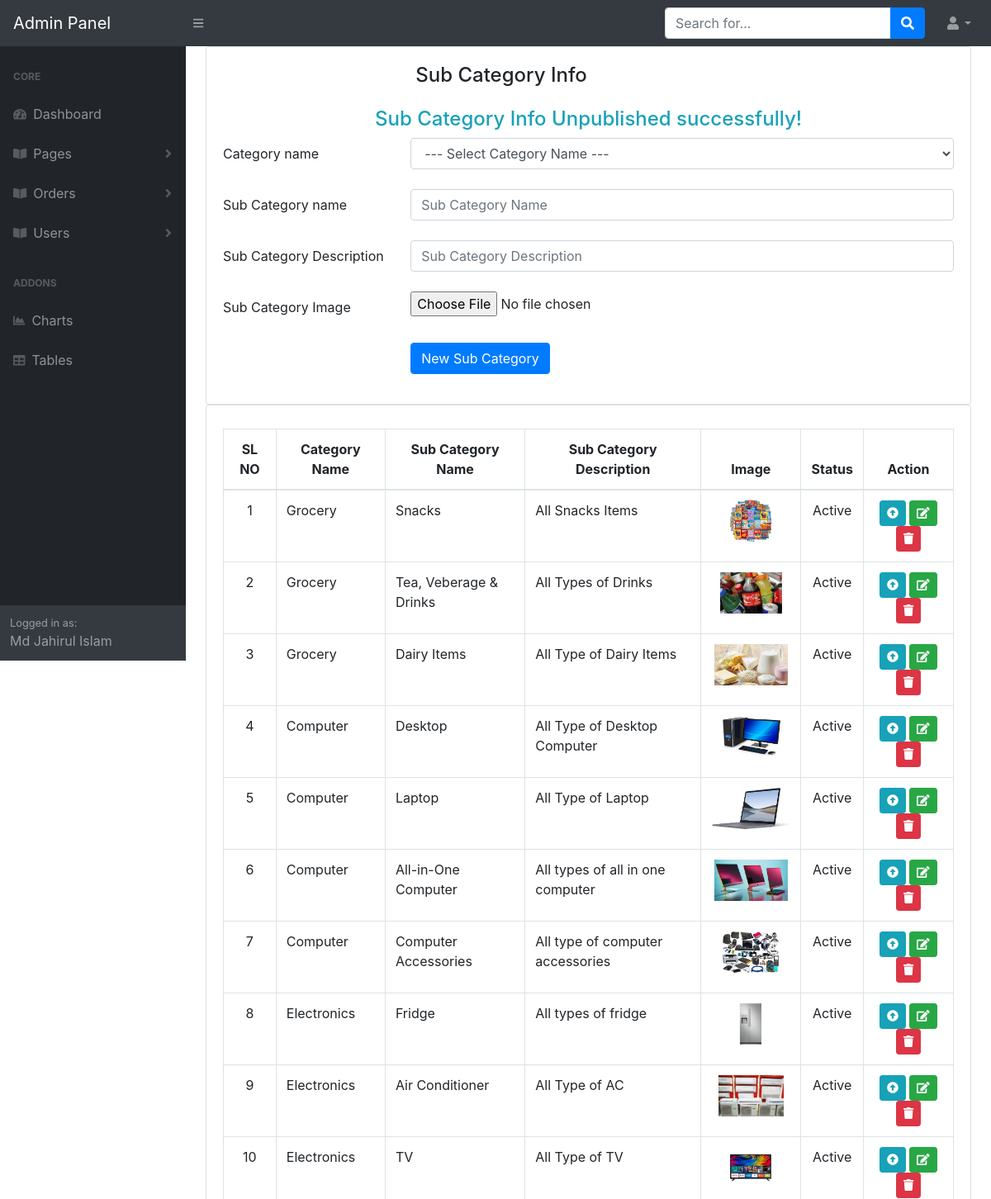
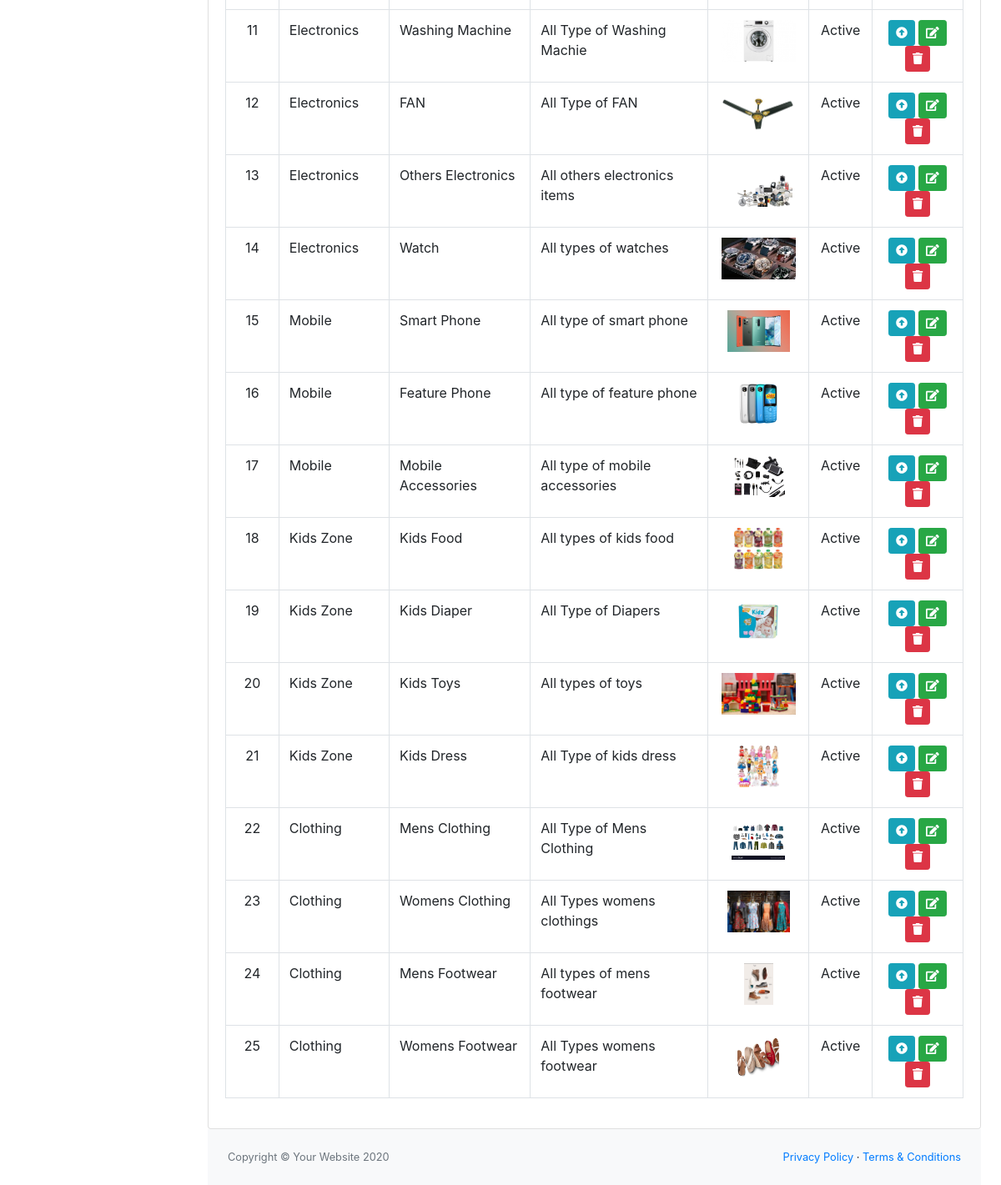
The app's page /admin/add-sub-category.php?status=unpublish&&id=3 (signed in) with its own data (2 pictures, top to bottom).
### tables this page shows
CREATE TABLE `sub_category` (
  `sub_category_id` int(11) NOT NULL,
  `category_id` int(11) NOT NULL,
  `sub_category_name` varchar(255) NOT NULL,
  `sub_category_description` varchar(255) NOT NULL,
  `sub_category_image` varchar(255) NOT NULL,
  `sub_category_is_active` tinyint(1) NOT NULL
);

CREATE TABLE `category` (
  `category_id` int(11) NOT NULL,
  `category_name` varchar(255) NOT NULL,
  `category_description` varchar(255) NOT NULL,
  `category_image` varchar(255) NOT NULL,
  `category_is_active` tinyint(1) NOT NULL DEFAULT 0
);

### app/classes/SubCategory.php (called while the page is built, shortened)
<?php
class SubCategory
{
    public function allSubCategory(){
        $link = Database::db_connect();
        $sql = "SELECT * FROM sub_category LEFT JOIN category ON (sub_category.category_id)=(category.category_id) ORDER BY category.category_id";
        if (mysqli_query($link, $sql)) {
            return mysqli_query($link,$sql);
        } else {
            die('Sub Category Query Problem ' . mysqli_error($link));
        }
    }
    public static function unPublishSubCategory($id){
        $link = Database::db_connect();
        $sql = "UPDATE sub_category SET sub_category_is_active=0 WHERE sub_category_id=$id";
        if (mysqli_query($link,$sql)){
            return 'Sub Category Info Unpublished successfully!';
        } else {
            die('Unpublish Sub Category query error : '.mysqli_error($link));
        }
    }
}

### admin/add-sub-category.php (the view, shortened to what this page needs)
<?php
include 'header_admin.php';
if (isset($_GET['status'])){
    if ($_GET['status']=='unpublish'){
        $message = SubCategory::unPublishSubCategory($_GET['id']);
    }
}
$subCategory = new SubCategory();
$subCategory = $subCategory->allSubCategory();
?>
<div id="layoutSidenav_content">
    <main>
        <div class="container-fluid">
            <div class="row">
                <div class="col-lg-12">
                    <div class="card">
                        <div class="card-body">
                            <h4 class="card-title mb-4 col-sm-9 offset-sm-3">Sub Category Info</h4>
                            <h4 class="text-center text-info"><?php echo $message; ?></h4>
                            <form action="" method="POST" enctype="multipart/form-data">
                                <div class="form-group row mb-4">
                                    <label for="category_name" class="col-sm-3 col-form-label">Category name</label>
                                    <div class="col-sm-9">
                                        <select id="category_name" class="form-control" name="category_id">
                                            <option disabled selected> --- Select Category Name ---</option>
                                        </select>
                                    </div>
                                </div>
                                <div class="form-group row mb-4">
                                    <label for="horizontal-firstname-input" class="col-sm-3 col-form-label">Sub Category
                                        name</label>
                                    <div class="col-sm-9">
                                        <input type="text" name="sub_category_name" class="form-control" id="horizontal-firstname-input" placeholder="Sub Category Name"/>
                                    </div>
                                </div>
                                <div class="form-group row mb-4">
                                    <label for="sub_category_description" class="col-sm-3 col-form-label">Sub Category
                                        Description</label>
                                    <div class="col-sm-9">
                                        <input type="text" id="sub_category_description" name="sub_category_description" class="form-control"  placeholder="Sub Category Description"/>
                                    </div>
                                </div>
                                <div class="form-group row mb-4">
                                    <label for="sub_category_image" class="col-sm-3 col-form-label">Sub Category
                                        Image</label>
                                    <div class="col-sm-9">
                                        <input type="file" name="sub_category_image" class="form-control-file" id="sub_category_image"/>
                                    </div>
                                </div>
                                <div class="form-group row justify-content-end">
                                    <div class="col-sm-9">
                                        <div>
                                            <button type="submit" name="submit" class="btn btn-primary w-md">New Sub Category</button>
                                        </div>
                                    </div>
                                </div>
                            </form>
                        </div>
                    </div>
                </div>
            </div>
            <div class="row">
                <div class="col-12">
                    <div class="card">
                        <div class="card-body">
                            <table id="category-datatable" class="table table-bordered dt-responsive nowrap"
                                   style="border-collapse: collapse; border-spacing: 0; width: 100%;">
                                <thead class="text-center">
                                <tr>
                                    <th>SL NO</th>
                                    <th>Category Name</th>
                                    <th>Sub Category Name</th>
                                    <th>Sub Category Description</th>
                                    <th>Image</th>
                                    <th>Status</th>
                                    <th>Action</th>
                                </tr>
                                </thead>
                                <tbody>
                                <?php if (mysqli_num_rows($subCategory)>0) {
                                    $ser_no = 0;
                                    while ($allSubCategoryInfo = mysqli_fetch_assoc($subCategory)){
                                        $ser_no += 1;
                                        ?>
                                        <tr>
                                            <td class="text-center"><?php echo $ser_no ?></td>
                                            <td><?php echo $allSubCategoryInfo['category_name']; ?></td>
                                            <td><?php echo $allSubCategoryInfo['sub_category_name']; ?></td>
                                            <td><?php echo $allSubCategoryInfo['sub_category_description']; ?></td>
                                            <td class="text-center"><img src="<?php echo $allSubCategoryInfo['sub_category_image']; ?>" id="" alt="" height="50"/></td>
                                            <td class="text-center"><?php if  ($allSubCategoryInfo['sub_category_is_active']==1) { echo 'Active'; } else { echo 'Inactive';} ?></td>
                                            <td class="text-center">
                                                <?php if  ($allSubCategoryInfo['sub_category_is_active']==1) { ?>
                                                    <a href="?status=unpublish&&id=<?php echo $allSubCategoryInfo['sub_category_id']; ?>" class="btn btn-sm btn-info sub-category-status"
                                                       id="" title="Published Sub Category">
                                                        <i id="" class="fas fa-arrow-alt-circle-up"></i>
                                                    </a>
                                                <?php } ?>
                                                <a href="" class="btn btn-sm btn-success edition"
                                                   id="" title="Edit Category" data-toggle="modal" data-id="<?php echo $allSubCategoryInfo['category_id']; ?>" data-target="#editModel">
                                                    <i class="fas fa-edit"></i>
                                                </a>
                                                <a href="?status=delete&&id=<?php echo $allSubCategoryInfo['sub_category_id']; ?>" class="btn btn-sm btn-danger delete-sub-category"
                                                   id="" title="Delete Sub Category">
                                                    <i class="fas fa-trash"></i>
                                                </a>
                                            </td>
                                        </tr>
                                    <?php } } ?>
                                </tbody>
                            </table>
                        </div>
                    </div>
                </div>
            </div>
            <?php
            include 'footer_admin.php';
            ?>

### records on screen
sub_category: category.category_name "Grocery", sub_category_name "Snacks", sub_category_description "All Snacks Items", sub_category_image (picture), sub_category_is_active "Active"
sub_category: category.category_name "Grocery", sub_category_name "Tea, Veberage & Drinks", sub_category_description "All Types of Drinks", sub_category_image (picture), sub_category_is_active "Active"
sub_category: category.category_name "Grocery", sub_category_name "Dairy Items", sub_category_description "All Type of Dairy Items", sub_category_image (picture), sub_category_is_active "Active"
sub_category: category.category_name "Computer", sub_category_name "Desktop", sub_category_description "All Type of Desktop Computer", sub_category_image (picture), sub_category_is_active "Active"
sub_category: category.category_name "Computer", sub_category_name "Laptop", sub_category_description "All Type of Laptop", sub_category_image (picture), sub_category_is_active "Active"
sub_category: category.category_name "Computer", sub_category_name "All-in-One Computer", sub_category_description "All types of all in one computer", sub_category_image (picture), sub_category_is_active "Active"
sub_category: category.category_name "Computer", sub_category_name "Computer Accessories", sub_category_description "All type of computer accessories", sub_category_image (picture), sub_category_is_active "Active"
sub_category: category.category_name "Electronics", sub_category_name "Fridge", sub_category_description "All types of fridge", sub_category_image (picture), sub_category_is_active "Active"
sub_category: category.category_name "Electronics", sub_category_name "Air Conditioner", sub_category_description "All Type of AC", sub_category_image (picture), sub_category_is_active "Active"
sub_category: category.category_name "Electronics", sub_category_name "TV", sub_category_description "All Type of TV", sub_category_image (picture), sub_category_is_active "Active"
sub_category: category.category_name "Electronics", sub_category_name "Washing Machine", sub_category_description "All Type of Washing Machie", sub_category_image (picture), sub_category_is_active "Active"
sub_category: category.category_name "Electronics", sub_category_name "FAN", sub_category_description "All Type of FAN", sub_category_image (picture), sub_category_is_active "Active"
sub_category: category.category_name "Electronics", sub_category_name "Others Electronics", sub_category_description "All others electronics items", sub_category_image (picture), sub_category_is_active "Active"
sub_category: category.category_name "Electronics", sub_category_name "Watch", sub_category_description "All types of watches", sub_category_image (picture), sub_category_is_active "Active"
sub_category: category.category_name "Mobile", sub_category_name "Smart Phone", sub_category_description "All type of smart phone", sub_category_image (picture), sub_category_is_active "Active"
sub_category: category.category_name "Mobile", sub_category_name "Feature Phone", sub_category_description "All type of feature phone", sub_category_image (picture), sub_category_is_active "Active"
sub_category: category.category_name "Mobile", sub_category_name "Mobile Accessories", sub_category_description "All type of mobile accessories", sub_category_image (picture), sub_category_is_active "Active"
sub_category: category.category_name "Kids Zone", sub_category_name "Kids Food", sub_category_description "All types of kids food", sub_category_image (picture), sub_category_is_active "Active"
sub_category: category.category_name "Kids Zone", sub_category_name "Kids Diaper", sub_category_description "All Type of Diapers", sub_category_image (picture), sub_category_is_active "Active"
sub_category: category.category_name "Kids Zone", sub_category_name "Kids Toys", sub_category_description "All types of toys", sub_category_image (picture), sub_category_is_active "Active"
sub_category: category.category_name "Kids Zone", sub_category_name "Kids Dress", sub_category_description "All Type of kids dress", sub_category_image (picture), sub_category_is_active "Active"
sub_category: category.category_name "Clothing", sub_category_name "Mens Clothing", sub_category_description "All Type of Mens Clothing", sub_category_image (picture), sub_category_is_active "Active"
sub_category: category.category_name "Clothing", sub_category_name "Womens Clothing", sub_category_description "All Types womens clothings", sub_category_image (picture), sub_category_is_active "Active"
sub_category: category.category_name "Clothing", sub_category_name "Mens Footwear", sub_category_description "All types of mens footwear", sub_category_image (picture), sub_category_is_active "Active"
sub_category: category.category_name "Clothing", sub_category_name "Womens Footwear", sub_category_description "All Types womens footwear", sub_category_image (picture), sub_category_is_active "Active"

### other values on screen
$_SESSION['name'] "Md Jahirul Islam"
$message "Sub Category Info Unpublished successfully!"
